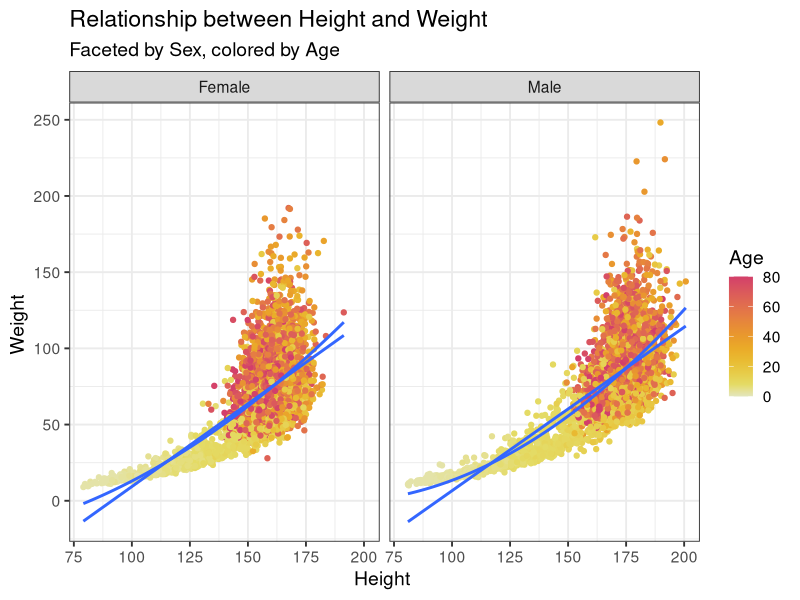
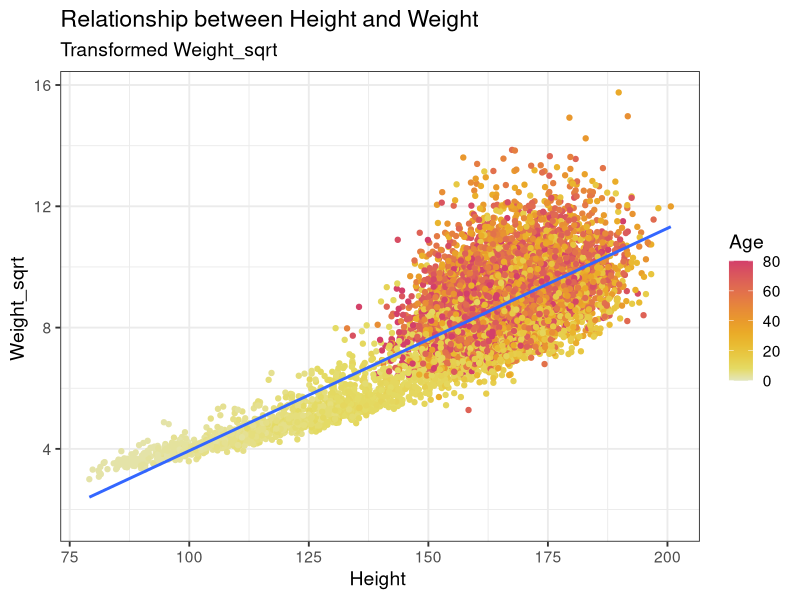
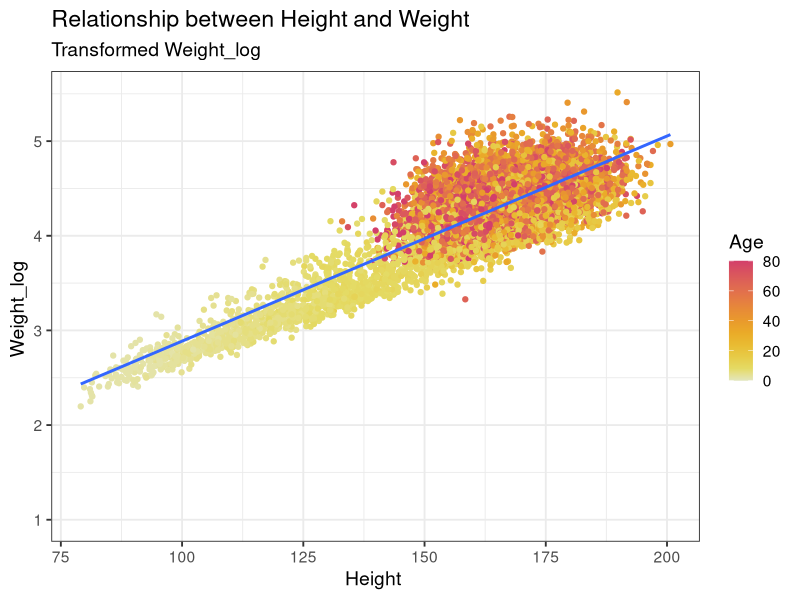

Write the R code that produced these figures, in order. (Note: this script raises an error after producing the figures.)
## ---- chunk 1
library(tidyverse)
library(lubridate)
library(patchwork)
library(colorspace) 
library(mgcv)
## ---- chunk 2

body_df <- read_csv("height_weight.csv")
# Your R code here
ggplot(body_df, aes(x = height, y = weight, color = age)) +
  geom_point() +
  geom_smooth(method = "lm", formula = y ~ x, se = FALSE) +
  geom_smooth(method = "lm", formula = y ~ poly(x, 2), se = FALSE) +
  facet_wrap(~sex) +
  scale_color_continuous_sequential(palette = "Heat 2")+
  labs(
    title = "Relationship between Height and Weight",
    subtitle = "Faceted by Sex, colored by Age",
    x = "Height ",
    y = "Weight ",
    color = "Age "
  ) +
  theme_bw(base_size = 14)
## ---- chunk 3
body_df <- read_csv("height_weight.csv")
body_df_trans <- body_df %>%
  mutate(
    weight_sqrt   = sqrt(weight),
    weight_log    = log(weight),
  )

ggplot(body_df_trans, aes(x = height, y = weight_sqrt, color = age)) +
  geom_point() +
  geom_smooth(method = "lm", formula = y ~ x, se = FALSE) +
  scale_color_continuous_sequential(palette = "Heat 2")+
  labs(
    title = "Relationship between Height and Weight",
    subtitle = "Transformed Weight_sqrt",
    x = "Height ",
    y = "Weight_sqrt ",
    color = "Age "
  ) +
  theme_bw(base_size = 14)

ggplot(body_df_trans, aes(x = height, y = weight_log, color = age)) +
  geom_point() +
  geom_smooth(method = "lm", formula = y ~ x, se = FALSE) +
  scale_color_continuous_sequential(palette = "Heat 2")+
  labs(
    title = "Relationship between Height and Weight",
    subtitle = "Transformed Weight_log",
    x = "Height ",
    y = "Weight_log ",
    color = "Age "
  ) +
  theme_bw(base_size = 14)
## ---- chunk 4
body_df <- read_csv("height_weight.csv")
summary_date <- body_df %>%
  group_by(sex, age) %>%
  summarise(mean_height = mean(height))
ggplot(summary_date, aes(x = age, y = mean_height, color = sex)) +
  geom_point() +
  geom_smooth(method = "gam", formula = y ~ s(x), se = FALSE) +
  scale_color_discrete(palette = "Set1")+
  labs(
    title = "Relationship between Age and Height of Boys and Girls",
    subtitle = "Faceted by Sex",
    x = "Age ",
    y = "Height ",
    color = "Sex "
  ) +
  theme_bw(base_size = 14)
## ---- chunk 5
failure_times <- c(4381, 3953, 2603, 2320, 1161, 3286, 6914, 4007, 3168,
                   2376, 7498, 3923, 9460, 4525, 2168, 1288, 5085, 2217,
                   6922, 218, 1309, 1875, 1023, 1697, 1038, 3699, 6142,
                   4732, 3330, 4159, 2537, 3814, 2157, 7683, 5539, 4839,
                   6052, 2420, 5556, 309, 1295, 3266, 6679, 1711, 5931)
## ---- chunk 6
# Your R code library(MASS)
library(MASS)
x <- failure_times / 1000

fit_norm <- fitdistr(x, "normal")
fit_logn <- fitdistr(x, "lognormal")
fit_exp  <- fitdistr(x, "exponential")
shape0 <- mean(x)^2 / var(x)
rate0  <- mean(x) / var(x)
fit_gam  <- fitdistr(x, "gamma", start = list(shape = shape0, rate = rate0))

op <- par(mfrow=c(2,2), mar=c(4,4,2,1))
n <- length(x); p <- ppoints(n); xs <- sort(x)

qN <- qnorm(p, mean=fit_norm$estimate["mean"], sd=fit_norm$estimate["sd"])
plot(qN, xs, main="Normal QQ", xlab="Theoretical", ylab="Sample"); abline(0,1,col=2)

qLN <- qlnorm(p, meanlog=fit_logn$estimate["meanlog"], sdlog=fit_logn$estimate["sdlog"])
plot(qLN, xs, main="Lognormal QQ", xlab="Theoretical", ylab="Sample"); abline(0,1,col=2)

qE <- qexp(p, rate=fit_exp$estimate["rate"])
plot(qE, xs, main="Exponential QQ", xlab="Theoretical", ylab="Sample"); abline(0,1,col=2)

qG <- qgamma(p, shape=fit_gam$estimate["shape"], rate=fit_gam$estimate["rate"])
plot(qG, xs, main="Gamma QQ", xlab="Theoretical", ylab="Sample"); abline(0,1,col=2)
par(op)
aic <- c(
  normal     = 2*2 - 2*fit_norm$loglik,
  lognormal  = 2*2 - 2*fit_logn$loglik,
  exponential= 2*1 - 2*fit_exp$loglik,
  gamma      = 2*2 - 2*fit_gam$loglik
)
aic

best <- names(which.min(aic))
best

dens <- density(x)
grid <- seq(min(x), max(x), length.out = 400)

pdf_y <- switch(best,
  normal       = dnorm(grid, mean = fit_norm$estimate["mean"], sd = fit_norm$estimate["sd"]),
  lognormal    = dlnorm(grid, meanlog = fit_logn$estimate["meanlog"], sdlog = fit_logn$estimate["sdlog"]),
  exponential  = dexp(grid, rate = fit_exp$estimate["rate"]),
  gamma        = dgamma(grid, shape = fit_gam$estimate["shape"], rate = fit_gam$estimate["rate"])
)

ggplot() +
  geom_line(aes(x = dens$x, y = dens$y), color = "#377eb8", linewidth = 1.1) +
  geom_line(aes(x = grid, y = pdf_y), color = "#e41a1c", linewidth = 1.1) +
  labs(
    title = paste("KDE (blue) vs Fitted", best, "PDF (red)"),
    x = "Failure time (10^3 hours)",
    y = "Density"
  ) +
  theme_bw(base_size = 14)

## ---- chunk 7
# Your R code here
set.seed(604)
n_groups <- 100; n <- 6; mu <- 10; sigma <- 5

x <- rnorm(n_groups * n, mean = mu, sd = sigma)
m <- matrix(x, ncol = n, byrow = TRUE)

xbar <- rowMeans(m)
s2   <- apply(m, 1, var)    
Tstat <- (xbar - mu) / sqrt(s2 / n)

df <- n - 1

p <- ppoints(length(Tstat))
theo <- qt(p, df = df)
plot(theo, sort(Tstat),
     xlab = "Theoretical t(5) quantiles", ylab = "Sample quantiles",
     main = "QQ-plot: Tstat vs t(5)")
abline(0, 1, col = 2, lwd = 2)

hist(Tstat, prob = TRUE, breaks = 20, col = "grey85", border = "white",
     main = "Empirical T vs t(5) density", xlab = "T statistic")
lines(density(Tstat), col = "#377eb8", lwd = 2)
curve(dt(x, df = df), add = TRUE, col = "#D55E00", lwd = 2)
ks.test(Tstat, "pt", df = df)
## ---- chunk 8
birth_data <- read_csv("birth_data-1.csv", show_col_types = FALSE)
head(birth_data)
## ---- chunk 9
# Your code here
tidy_birth <- birth_data %>%
  pivot_longer(
    cols = ends_with("_births") | ends_with("_denom"),  
    names_to = c("race", ".value"),                    
    names_sep = "_"                                   
  )

cat("First 10 rows:\n")
head(tidy_birth, 10)

cat("\nLast 10 rows:\n")
tail(tidy_birth, 10)

cat("\nData dimensions:", dim(tidy_birth), "\n")
cat("Column names:", names(tidy_birth), "\n")
## ---- chunk 10
## Your code here
library(lubridate)


tidy_birth_clean <- tidy_birth %>%
  filter(!is.na(denom), !is.na(births))

tidy_birth_clean <- tidy_birth_clean %>%
  mutate(
    date = my(paste(month, year)),                    
    birth_rate = (births / denom) * 1000 * 12         
  )

california_data <- tidy_birth_clean %>%
  filter(state == "California")

ggplot(california_data, aes(x = date, y = birth_rate, color = race)) +
  geom_line(linewidth = 1) +
  labs(
    title = "Birth Rate in California by Race/Ethnicity (2016-2022)",
    x = "Date",
    y = "Birth Rate (per 1000 women aged 15-44 per year)",
    color = "Race/Ethnicity"
  ) +
  theme_minimal() +
  theme(legend.position = "bottom")

california_summary <- california_data %>%
  group_by(race) %>%
  summarize(avg_birth_rate = mean(birth_rate, na.rm = TRUE)) %>%
  arrange(desc(avg_birth_rate))

print(california_summary)
## ---- chunk 11

tidy_birth_relative <- tidy_birth_clean %>%
  group_by(race) %>%
  mutate(relative_birth_rate = birth_rate / mean(birth_rate)) %>%
  ungroup()


california_relative <- tidy_birth_relative %>%
  filter(state == "California")

ggplot(california_relative, aes(x = date, y = relative_birth_rate, color = race)) +
  geom_line(linewidth = 1) +
  geom_hline(yintercept = 1, linetype = "dashed", color = "gray30", linewidth = 0.8) +
  labs(
    title = "Relative Birth Rate in California by Race/Ethnicity",
    x = "Date",
    y = "Relative Birth Rate (normalized to mean = 1)",
    color = "Race/Ethnicity"
  ) +
  theme_minimal() +
  theme(legend.position = "bottom")
## ---- chunk 12
recovery_data <- tidy_birth_relative %>%
  filter(state == "California", year >= 2019) %>%
  group_by(race) %>%
  mutate(
    baseline_2019 = mean(birth_rate[year == 2019], na.rm = TRUE),
    recovery_index = birth_rate / baseline_2019 * 100
  ) %>%
  ungroup()

ggplot(recovery_data, aes(x = date, y = recovery_index, color = race)) +
  geom_line(linewidth = 1) +
  geom_hline(yintercept = 100, linetype = "dashed", color = "gray30", linewidth = 0.8) +
  geom_vline(xintercept = as.Date("2020-03-01"), linetype = "dotted", 
             color = "red", alpha = 0.5) +
  annotate("text", x = as.Date("2019-06-01"), y = 100, 
           label = "2019 baseline", vjust = -0.5, size = 3.5) +
  annotate("text", x = as.Date("2020-03-01"), y = 115, 
           label = "COVID-19", angle = 90, vjust = -0.5, size = 3, color = "red") +
  labs(
    title = "Birth Rate Recovery Track: Indexed to 2019 Baseline",
    subtitle = "California by Race/Ethnicity",
    x = "Date",
    y = "Index (2019 = 100)",
    color = "Race/Ethnicity"
  ) +
  theme_minimal() +
  theme(legend.position = "bottom")
